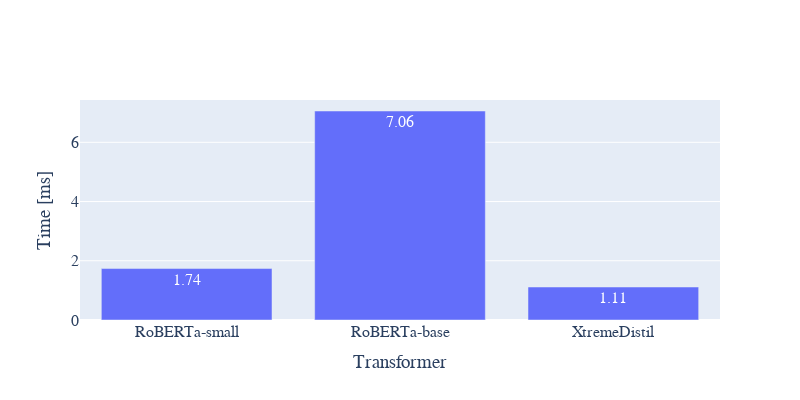

Write notebook code for a chart like this one.
### Code cell
fig = plot_data(p_names, p_means, "persent")
fig.show()
fig.write_image("time_plot.pdf")

### Figure 1 — Plotly figure (JSON) as saved in the notebook; plotly's stock layout.template omitted (floating-point values rounded to 4 significant figures)
{"data": [{"text": ["1.74", "7.06", "1.11"], "textposition": "auto", "type": "bar", "x": ["RoBERTa-small", "RoBERTa-base", "XtremeDistil"], "y": [1.737, 7.057, 1.114]}], "layout": {"font": {"family": "Times New Roman", "size": 16}, "height": 400, "width": 800, "xaxis": {"autorange": true, "range": [-0.5, 2.5], "title": {"text": "Transformer"}, "type": "category"}, "yaxis": {"autorange": true, "range": [0, 7.429], "title": {"text": "Time [ms]"}, "type": "linear"}}}
